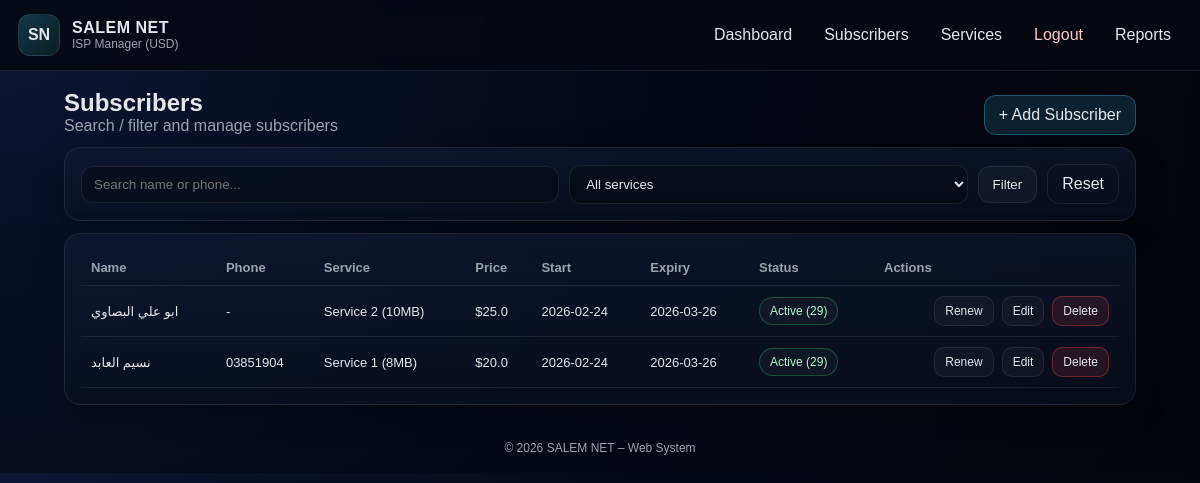
The page /subscribers (signed in) on the database its author committed.
### tables this page shows
CREATE TABLE subscribers (
        id INTEGER PRIMARY KEY AUTOINCREMENT,
        name TEXT NOT NULL,
        phone TEXT,
        address TEXT,
        service_id INTEGER NOT NULL,
        start_date TEXT NOT NULL,
        expiry_date TEXT NOT NULL,
        FOREIGN KEY(service_id) REFERENCES services(id)
    );

CREATE TABLE services (
        id INTEGER PRIMARY KEY AUTOINCREMENT,
        name TEXT NOT NULL,
        speed TEXT NOT NULL,
        price REAL NOT NULL
    );

### app.py (the view)
@app.route("/subscribers")
@login_required
def subscribers():
    q = request.args.get("q", "").strip().lower()
    service_filter = request.args.get("service_id", "").strip()
    conn = db()
    c = conn.cursor()
    base_sql = """
    SELECT s.*, sv.name AS service_name, sv.speed, sv.price
    FROM subscribers s
    JOIN services sv ON sv.id = s.service_id
    """
    where = []
    params = []
    if q:
        where.append("(LOWER(s.name) LIKE ? OR LOWER(s.phone) LIKE ?)")
        params.extend([f"%{q}%", f"%{q}%"])
    if service_filter:
        where.append("s.service_id = ?")
        params.append(service_filter)
    if where:
        base_sql += " WHERE " + " AND ".join(where)
    base_sql += " ORDER BY s.id DESC"
    c.execute(base_sql, params)
    subs = c.fetchall()
    c.execute("SELECT * FROM services ORDER BY id")
    services = c.fetchall()
    conn.close()
    return render_template("subscribers.html", subs=subs, services=services, q=q, service_filter=service_filter)

### app.py (called while the page is built)
def db():
    conn = sqlite3.connect(DB_PATH)
    conn.row_factory = sqlite3.Row
    return conn

def login_required(fn):
    @wraps(fn)
    def wrapper(*args, **kwargs):
        if not session.get("user"):
            return redirect(url_for("login"))
        return fn(*args, **kwargs)
    return wrapper

### templates/subscribers.html (shortened to what this page needs)
{% extends "layout.html" %}
{% block content %}
<div class="page-head">
  <div>
    <h2>Subscribers</h2>
    <div class="muted">Search / filter and manage subscribers</div>
  </div>
  <a class="btn primary" href="{{ url_for('subscriber_add') }}">+ Add Subscriber</a>
</div>
<div class="card">
  <form method="GET" class="filters">
    <input name="q" value="{{ q }}" placeholder="Search name or phone...">
    <select name="service_id">
      <option value="">All services</option>
    </select>
    <button class="btn" type="submit">Filter</button>
    <a class="btn ghost" href="{{ url_for('subscribers') }}">Reset</a>
  </form>
</div>
<div class="card mt">
  <div class="table-wrap">
    <table class="table">
      <thead>
        <tr>
          <th>Name</th>
          <th>Phone</th>
          <th>Service</th>
          <th>Price</th>
          <th>Start</th>
          <th>Expiry</th>
          <th>Status</th>
          <th class="right">Actions</th>
        </tr>
      </thead>
      <tbody>
        {% for s in subs %}
        {% set left = ( (s["expiry_date"]|string) ) %}
        <tr class="{% if s['expiry_date'] < ('' ) %}{% endif %}">
          <td>{{ s["name"] }}</td>
          <td>{{ s["phone"] or "-" }}</td>
          <td>{{ s["service_name"] }} ({{ s["speed"] }})</td>
          <td>${{ s["price"] }}</td>
          <td>{{ s["start_date"] }}</td>
          <td>{{ s["expiry_date"] }}</td>
          {% set dl = ( (s["expiry_date"] | string) ) %}
          {% set _ = None %}
          {% set dleft = ( ( (s["expiry_date"] | string) ) ) %}
          <td>
            {% set exp = s["expiry_date"] %}
            {% set now = "" %}
            <span class="badge" data-expiry="{{ s['expiry_date'] }}">{{ s['expiry_date'] }}</span>
          </td>
          <td class="right">
            <div class="actions">
              <form method="POST" action="{{ url_for('subscriber_renew', sid=s['id']) }}">
                <button class="btn small" type="submit">Renew</button>
              </form>
              <a class="btn small" href="{{ url_for('subscriber_edit', sid=s['id']) }}">Edit</a>
              <form method="POST" action="{{ url_for('subscriber_delete', sid=s['id']) }}" onsubmit="return confirm('Delete this subscriber?');">
                <button class="btn small danger" type="submit">Delete</button>
              </form>
            </div>
          </td>
        </tr>
        {% endfor %}
      </tbody>
    </table>
  </div>
</div>
{% endblock %}

### templates/layout.html (shortened to what this page needs)
<!doctype html>
<html lang="en">
<head>
  <link rel="stylesheet" href="{{ url_for('static', filename='css/style.css') }}">
</head>
<body>
  <div class="topbar">
    <div class="brand">
      <div class="logo">SN</div>
      <div>
        <div class="brand-title">SALEM NET</div>
        <div class="brand-sub">ISP Manager (USD)</div>
      </div>
    </div>
    {% if session.get("user") %}
    <div class="nav">
      <a class="navlink" href="{{ url_for('dashboard') }}">Dashboard</a>
      <a class="navlink" href="{{ url_for('subscribers') }}">Subscribers</a>
      <a class="navlink" href="{{ url_for('services') }}">Services</a>
      <a class="navlink danger" href="{{ url_for('logout') }}">Logout</a>
      <a class="navlink" href="{{ url_for('service_reports') }}">Reports</a>
    </div>
    {% endif %}
  </div>
  <div class="container">
    {% block content %}{% endblock %}
  </div>
  <div class="footer">© 2026 SALEM NET – Web System</div>
</body>
</html>

### static/css/style.css (style rules this page uses)
:root { --bg:#060912; --card:#0b1222; --card2:#0f1a33; --text:#e5e7eb; --muted:#9ca3af; --accent:#38bdf8; --ok:#22c55e; --warn:#f59e0b; --bad:#ef4444; --border: rgba(255,255,255,0.08); }
* { box-sizing:border-box }
body { margin:0; font-family: Arial, Helvetica, sans-serif; background: radial-gradient(circle at top left,#0b1633 0,#050816 50%,#03040a 100%); color:var(--text); }
.topbar { position: sticky; top:0; z-index: 10; display:flex; justify-content:space-between; align-items:center; padding:14px 18px; border-bottom:1px solid var(--border); backdrop-filter: blur(10px); background: rgba(6,9,18,0.85); }
.brand { display:flex; align-items:center; gap:12px; }
.logo { width:42px;height:42px;border-radius:12px; display:grid;place-items:center; background: linear-gradient(135deg, rgba(56,189,248,0.25), rgba(34,197,94,0.12)); border:1px solid var(--border); font-weight:700; }
.brand-title { font-weight:800; letter-spacing:0.5px; }
.brand-sub { font-size:12px; color:var(--muted); }
.nav { display:flex; gap:10px; align-items:center; }
.navlink { color:var(--text); text-decoration:none; padding:8px 10px; border:1px solid transparent; border-radius:10px; }
.navlink.danger { color:#fecaca }
.container { max-width:1100px; margin:18px auto; padding:0 14px; }
.footer { text-align:center; padding:18px 10px; color:var(--muted); font-size:12px; }
.card { background: linear-gradient(180deg, rgba(15,26,51,0.65), rgba(11,18,34,0.65)); border:1px solid var(--border); border-radius:16px; padding:16px; box-shadow: 0 10px 30px rgba(0,0,0,0.25); }
.muted { color:var(--muted); }
input, select { width:100%; padding:10px 12px; border-radius:12px; border:1px solid var(--border); background: rgba(0,0,0,0.25); color:var(--text); outline:none; }
.btn { display:inline-flex; align-items:center; justify-content:center; padding:10px 14px; border-radius:12px; border:1px solid var(--border); background: rgba(255,255,255,0.03); color:var(--text); text-decoration:none; cursor:pointer; gap:8px; }
.btn.primary { background: rgba(56,189,248,0.15); border-color: rgba(56,189,248,0.35); }
.btn.danger { background: rgba(239,68,68,0.12); border-color: rgba(239,68,68,0.35); }
.btn.ghost { background: transparent; }
.btn.small { padding:7px 10px; border-radius:10px; font-size:12px; }
.page-head { display:flex; justify-content:space-between; align-items:flex-end; gap:12px; margin:6px 0 12px; }
.page-head h2 { margin:0; }
.mt { margin-top:12px; }
.table-wrap { overflow:auto; }
.table { width:100%; border-collapse: collapse; min-width: 860px; }
.table th, .table td { padding:10px; border-bottom:1px solid var(--border); text-align:left; font-size:13px; }
.table th { color:var(--muted); font-weight:700; }
.right { text-align:right; }
.actions { display:flex; gap:8px; justify-content:flex-end; flex-wrap:wrap; }
.filters { display:grid; grid-template-columns: 1.2fr 1fr auto auto; gap:10px; align-items:center; }
.badge { display:inline-flex; padding:6px 10px; border-radius:999px; border:1px solid var(--border); background: rgba(255,255,255,0.03); font-size:12px; color:var(--muted); }
.badge.ok { border-color: rgba(34,197,94,0.35); color: #bbf7d0; }

### rows shown on the page
subscribers: name "ابو علي البصاوي", phone "-", service_name "Service 2", speed "10MB", price "25.0", start_date "2026-02-24", expiry_date "2026-03-26"
subscribers: name "نسيم العابد", phone "03851904", service_name "Service 1", speed "8MB", price "20.0", start_date "2026-02-24", expiry_date "2026-03-26"
